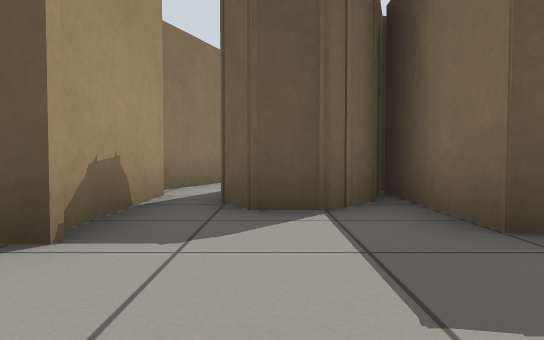
view 1 (above)

16 first-person views from a walk through a robot-simulator world made for Gazebo. The camera is 0.5 m above the floor, tilts 2° down and sees 70° across. The floor is counted in squares, 1 m on a side. Each view is taken from the middle of a square. On the plan, view 1 faces up. The plan holds only what a view shows up to about 9 squares ahead; the rest is blank. The place goes on beyond the plan. Simple patterns stand in for the simulator's built-in surfaces.

view 2
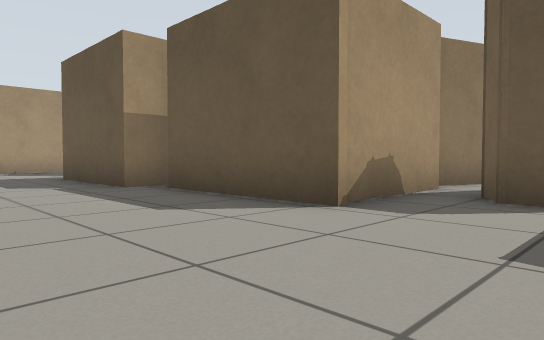

view 3
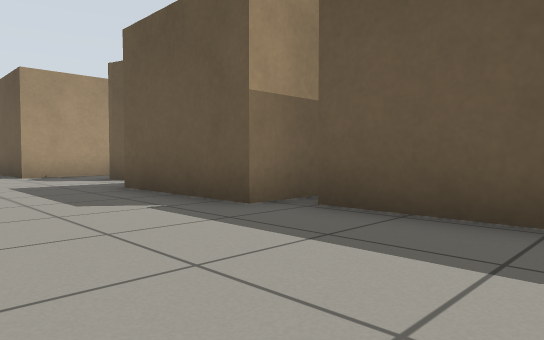

view 4
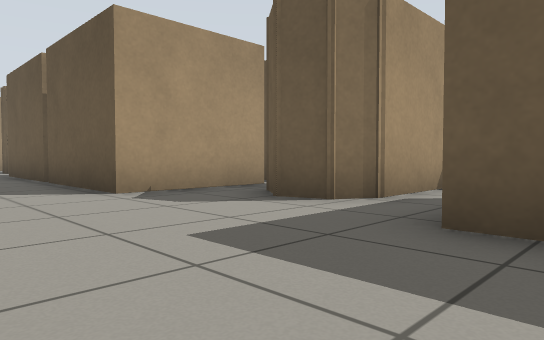

view 5
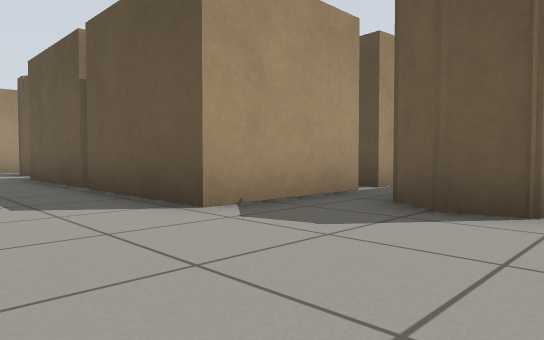

view 6
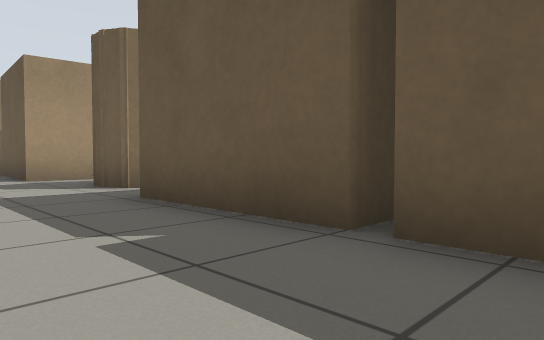

view 7
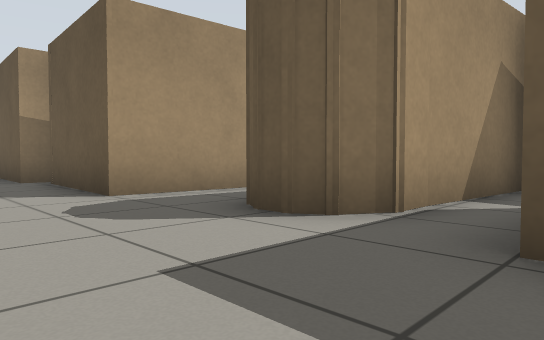

view 8
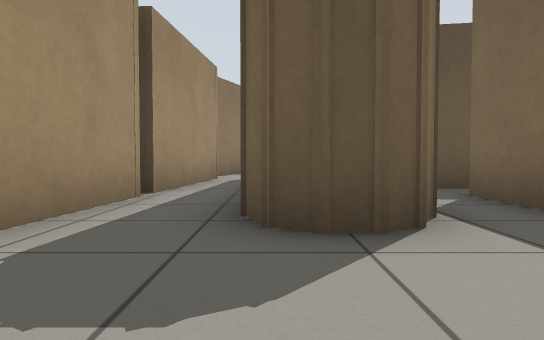

view 9
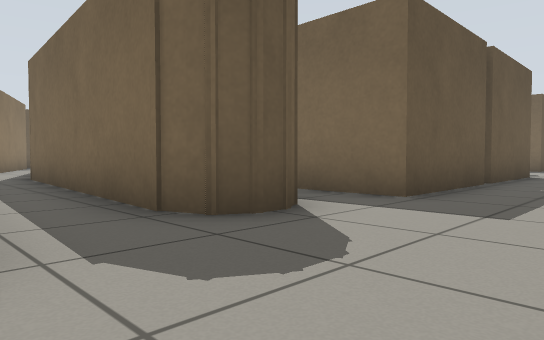

view 10
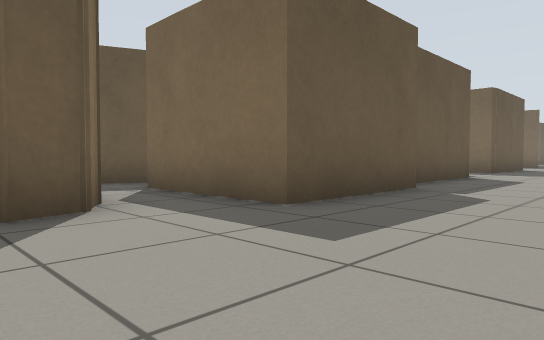

view 11
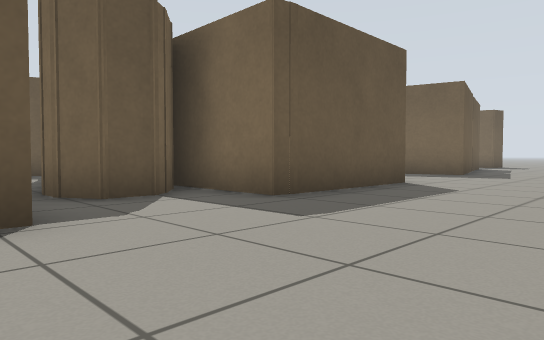

view 12
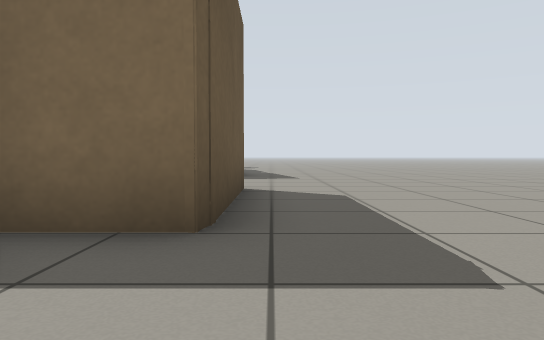

view 13
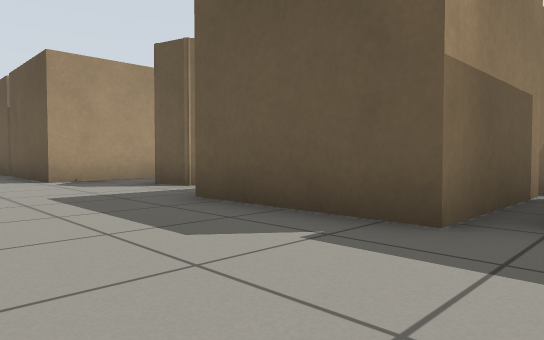

view 14
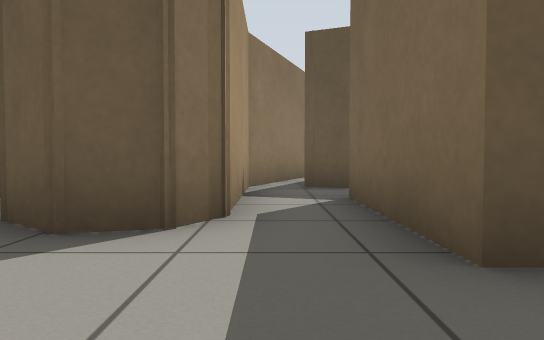

view 15
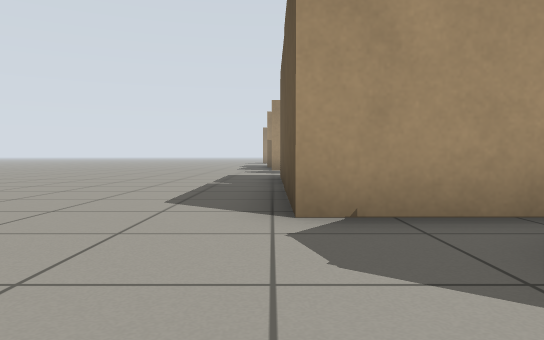

view 16
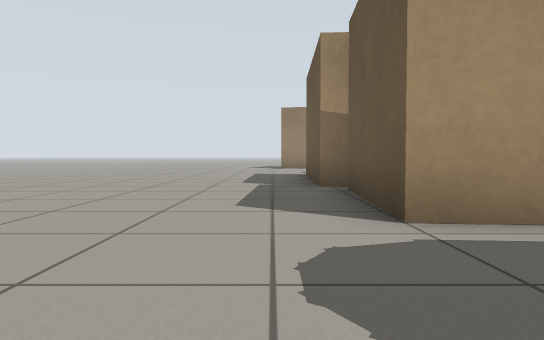

### Floor plan
Points are (right, up) in squares from view 1. A wall is a line through its corners. A room is listed if a view was taken in it or the views show most of it. See-through windows are left out.
Room 1 (views 1, 2, 3, 4, 5, 6, 7, 8, 9, 10, 11, 12, 13, 14, 15, 16)
walls: (-9.4, 4.4) (-9.4, 3.2) (-9.7, 2.7) (-10.4, 2.5) (-11.1, 3); (-5.1, 1.7) (-8.1, 1.7) (-8.1, 4.8); (-12.1, 4) (-12.1, 1.2) (-15.3, 1.2); (-15.5, 1.2) (-18.5, 1.2) (-18.5, 4); (-1.4, 5.1) (-1.4, 2.2) (-4.6, 2.2); (-18, 4.9) (-18.5, 5); (-0.9, 7.4) (-1.7, 5.6); (1, 4) (0.5, 3.6); (1.2, 4.4) (0.6, 3.6) (-0.2, 3.6) (-0.5, 4.2) (-0.5, 4.7); (1.9, 2.4) (1.5, 2.5) (1.5, 5.2); (-20.1, 1.5) (-20.7, 1.5); (-19.4, 5.6) (-19.7, 2.1) (-20, 1.7) (-20.5, 1.4) (-21, 1.7) (-21.2, 2.3) (-20.8, 7.9); (4.5, 2.4) (1.5, 2.4); (-22.9, 1.2) (-25.5, 1.2); (-22.7, 3.9) (-22.9, 0.9); (-22.3, 7.9) (-22.6, 4.2)
ways out: opening at (-9, 3.5)

Positions as (right, up) in squares from view 1, and headings:
1: (0, 0), facing up
2: (1, -1), facing up-left
3: (-2, -1), facing up-left
4: (-7, -1), facing up-left
5: (-9, -1), facing up-left
6: (-14, -1), facing up-left
7: (-18, -1), facing up-left
8: (-21, -1), facing up
9: (-23, -1), facing up-right
10: (-11, -1), facing up-right
11: (-2, -1), facing up-right
12: (-1, 2), facing right
13: (-4, -1), facing up-left
14: (-9, 0), facing up
15: (-9, 1), facing left
16: (-20, 0), facing left
